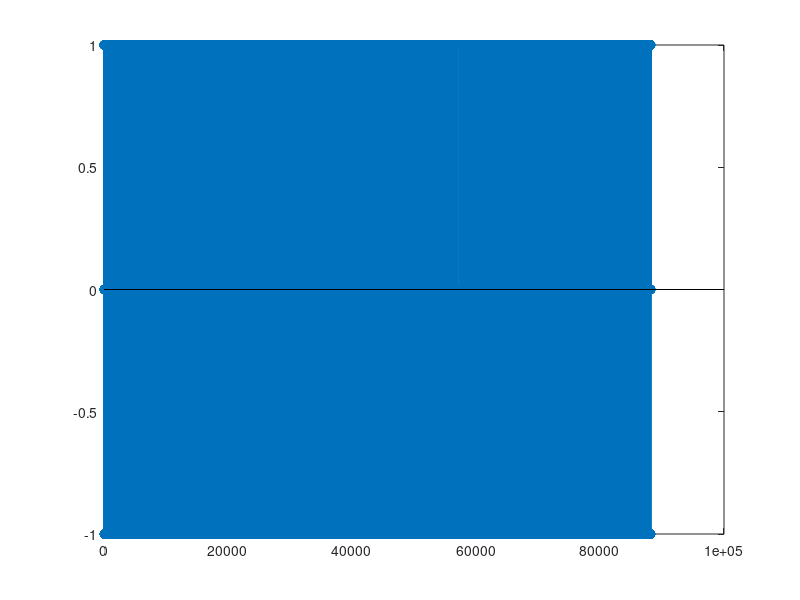

Source code (MATLAB): (Note: this script raises an error after producing the figure.)
%%%%% ELEC-E5620 Audio Signal Processing Demo Project %%%%%
%%%%% Filtered Velvet Noise Reverberation Algorithm %%%%%
clear all; close all; clc;
addpath('./audio');

%% 1. Velvet noise generation 

fs = 44100;
Nd = 2205;      % Pulse density: pulses/sec
% fs = 100;
% Nd = 5;      % Pulse density: pulses/sec
Td = fs/Nd;     % Avg distance btw impulses, in samples
sec = 2;        % Velvet noise duration
samp = fs*sec;  % Num samples
puls = Nd*sec;   % Num pulses

s = zeros(fs*sec,1);
m = 0:puls-1;   % Pulse counter

k = round(m*Td + rand(size(m))*(Td-1)); % Impulse positions
s(k) = 2*round(rand(size(m)))-1;

%% 2. Dark Velvet noise

% Create dark velvet noise with pulse width
m = 0:puls-1;
w_min = 1;
w_max = round(0.80*Td);
w = round(rand(size(m))*(w_max-w_min) + w_min);
k = round(m*Td + rand(size(m)).*(Td-w));
s_m = 2*round(rand(size(m)))-1;

dvn = zeros(fs*sec,1);
for i = 0:samp-1
    m_ = floor(i/Td)+1;
    n = i+1;
    if k(m_) <= n && n < k(m_) + w(m_)
        dvn(n) = s_m(m_);
    end
end

stem(dvn)

%% Exponential decay envelope

t60 = 2; % 2 seconds reverberation
dvn_env = applyExponentialDecay(t60, dvn, fs);
plot(dvn_env)

[inSig, ~] = audioread("gunshot_dry.wav");
gunshot_reverb = [conv(inSig(:,1),dvn_env), conv(inSig(:,2),dvn_env)] ;
soundsc(gunshot_reverb,fs);

%% 3. Filtered Velvet Noise FVN Reverberation Algorithm

% FVN reverb algo divides the RIR into short non-overlapping segments and
% approximates each segment as filtered white noise. Velvet noise is used
% instead of standard white noise.

% Block diagram
%

inSig = sweeptone(2);
sweep_reverb = conv(inSig,dvn_env) ;

spectrogram2(dvn,fs);
psd(dvn,fs);

soundsc(sweep_reverb,fs);















